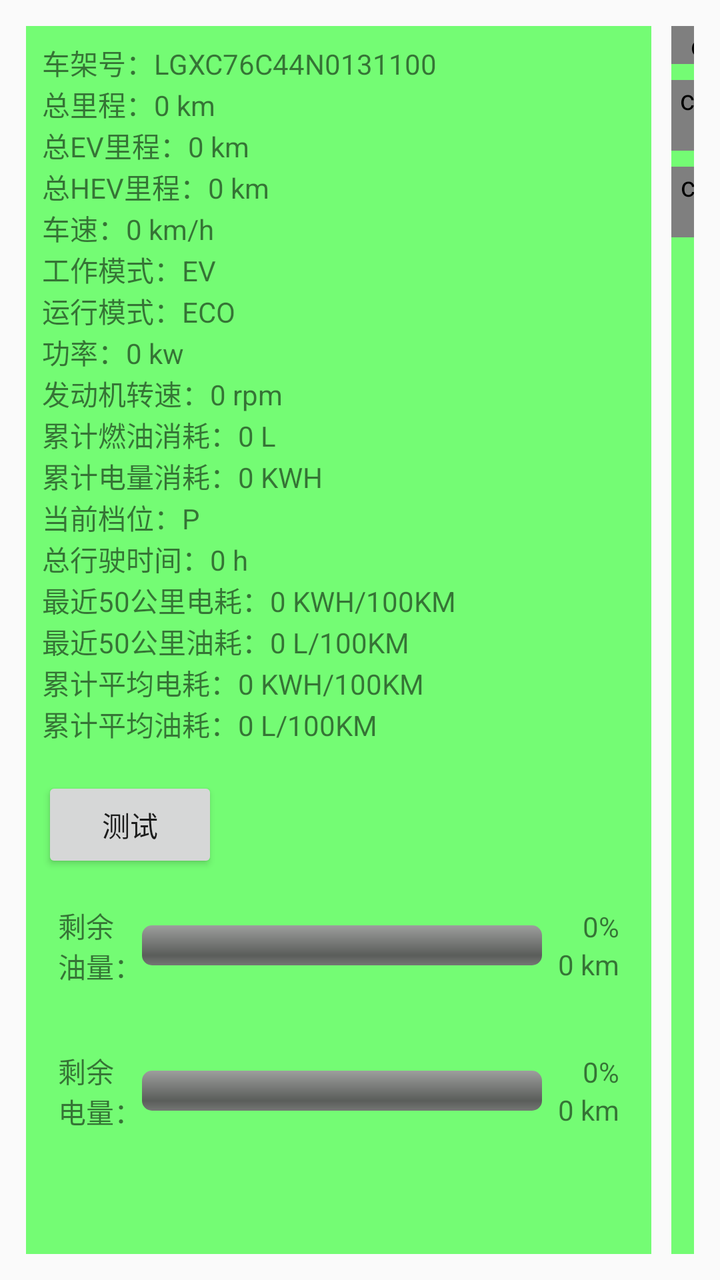
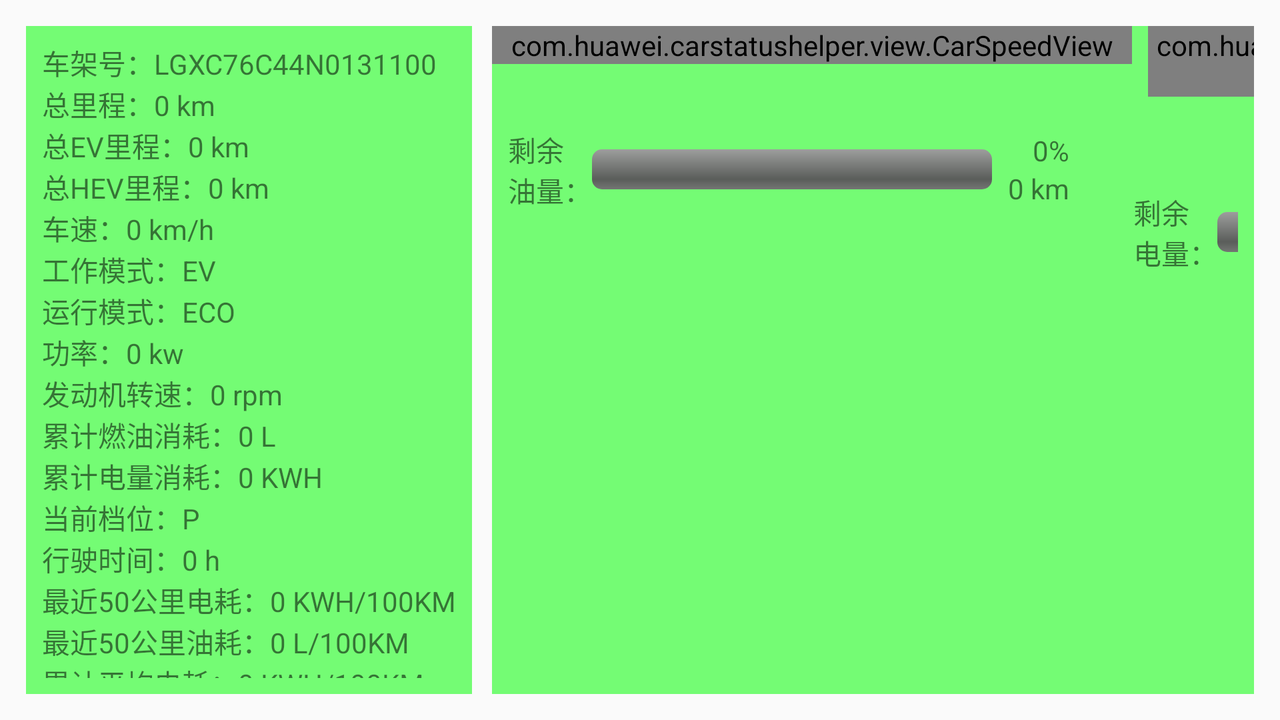

One screen, two layout resources from the same app: the default and the repository's alternative for another configuration. Each is rendered where Android would select it; the XML of both is given below.
<!-- AndroidManifest.xml: application theme AppTheme -->
<!-- res/layout/activity_main.xml -->
<?xml version="1.0" encoding="utf-8"?>
<LinearLayout xmlns:android="http://schemas.android.com/apk/res/android"
    xmlns:tools="http://schemas.android.com/tools"
    android:layout_width="match_parent"
    android:layout_height="match_parent"
    android:orientation="horizontal"
    android:padding="8dp"
    tools:context=".MainActivity">

    <LinearLayout
        android:layout_width="wrap_content"
        android:layout_height="match_parent"
        android:layout_margin="5dp"
        android:background="#80f0"
        android:orientation="vertical"
        android:paddingStart="8dp"
        android:paddingTop="8dp"
        android:paddingEnd="8dp"
        android:paddingBottom="8dp">

        <LinearLayout
            android:layout_width="wrap_content"
            android:layout_height="wrap_content">

            <TextView
                android:layout_width="wrap_content"
                android:layout_height="wrap_content"
                android:text="车架号：" />

            <TextView
                android:id="@+id/text_tv"
                android:layout_width="wrap_content"
                android:layout_height="wrap_content"
                android:text="00000000000000000"
                tools:text="LGXC76C44N0131100" />
        </LinearLayout>

        <LinearLayout
            android:layout_width="wrap_content"
            android:layout_height="wrap_content">

            <TextView
                android:layout_width="wrap_content"
                android:layout_height="wrap_content"
                android:text="总里程：" />

            <TextView
                android:id="@+id/total_mileage_tv"
                android:layout_width="wrap_content"
                android:layout_height="wrap_content"
                android:text="0 km" />

        </LinearLayout>

        <LinearLayout
            android:layout_width="wrap_content"
            android:layout_height="wrap_content">

            <TextView
                android:layout_width="wrap_content"
                android:layout_height="wrap_content"
                android:text="总EV里程：" />

            <TextView
                android:id="@+id/total_ev_mileage_tv"
                android:layout_width="wrap_content"
                android:layout_height="wrap_content"
                android:text="0 km" />

        </LinearLayout>

        <LinearLayout
            android:layout_width="wrap_content"
            android:layout_height="wrap_content">

            <TextView
                android:layout_width="wrap_content"
                android:layout_height="wrap_content"
                android:text="总HEV里程：" />

            <TextView
                android:id="@+id/total_hev_mileage_tv"
                android:layout_width="wrap_content"
                android:layout_height="wrap_content"
                android:text="0 km" />

        </LinearLayout>

        <LinearLayout
            android:layout_width="wrap_content"
            android:layout_height="wrap_content">

            <TextView
                android:layout_width="wrap_content"
                android:layout_height="wrap_content"
                android:text="车速：" />

            <TextView
                android:id="@+id/car_speed_tv"
                android:layout_width="wrap_content"
                android:layout_height="wrap_content"
                android:text="0 km/h" />

        </LinearLayout>

        <LinearLayout
            android:layout_width="wrap_content"
            android:layout_height="wrap_content">

            <TextView
                android:layout_width="wrap_content"
                android:layout_height="wrap_content"
                android:text="工作模式：" />

            <TextView
                android:id="@+id/energy_mode_tv"
                android:layout_width="wrap_content"
                android:layout_height="wrap_content"
                tools:text="EV" />

        </LinearLayout>

        <LinearLayout
            android:layout_width="wrap_content"
            android:layout_height="wrap_content">

            <TextView
                android:layout_width="wrap_content"
                android:layout_height="wrap_content"
                android:text="运行模式：" />

            <TextView
                android:id="@+id/operation_mode_tv"
                android:layout_width="wrap_content"
                android:layout_height="wrap_content"
                tools:text="ECO" />

        </LinearLayout>

        <LinearLayout
            android:layout_width="wrap_content"
            android:layout_height="wrap_content">

            <TextView
                android:layout_width="wrap_content"
                android:layout_height="wrap_content"
                android:text="功率：" />

            <TextView
                android:id="@+id/engine_power_tv"
                android:layout_width="wrap_content"
                android:layout_height="wrap_content"
                android:text="0 kw" />

        </LinearLayout>

        <LinearLayout
            android:layout_width="wrap_content"
            android:layout_height="wrap_content">

            <TextView
                android:layout_width="wrap_content"
                android:layout_height="wrap_content"
                android:text="发动机转速：" />

            <TextView
                android:id="@+id/engine_speed_tv"
                android:layout_width="wrap_content"
                android:layout_height="wrap_content"
                android:text="0 rpm" />

        </LinearLayout>

        <LinearLayout
            android:layout_width="wrap_content"
            android:layout_height="wrap_content">

            <TextView
                android:layout_width="wrap_content"
                android:layout_height="wrap_content"
                android:text="累计燃油消耗：" />

            <TextView
                android:id="@+id/total_fuel_cost_tv"
                android:layout_width="wrap_content"
                android:layout_height="wrap_content"
                android:text="0 L" />

        </LinearLayout>

        <LinearLayout
            android:layout_width="wrap_content"
            android:layout_height="wrap_content">

            <TextView
                android:layout_width="wrap_content"
                android:layout_height="wrap_content"
                android:text="累计电量消耗：" />

            <TextView
                android:id="@+id/total_elec_cost_tv"
                android:layout_width="wrap_content"
                android:layout_height="wrap_content"
                android:text="0 KWH" />

        </LinearLayout>

        <LinearLayout
            android:layout_width="wrap_content"
            android:layout_height="wrap_content">

            <TextView
                android:layout_width="wrap_content"
                android:layout_height="wrap_content"
                android:text="当前档位：" />

            <TextView
                android:id="@+id/current_gearbox_level_tv"
                android:layout_width="wrap_content"
                android:layout_height="wrap_content"
                android:text="P" />

        </LinearLayout>

        <LinearLayout
            android:layout_width="wrap_content"
            android:layout_height="wrap_content">

            <TextView
                android:layout_width="wrap_content"
                android:layout_height="wrap_content"
                android:text="总行驶时间：" />

            <TextView
                android:id="@+id/driving_time_tv"
                android:layout_width="wrap_content"
                android:layout_height="wrap_content"
                android:text="0 h" />

        </LinearLayout>

        <LinearLayout
            android:layout_width="wrap_content"
            android:layout_height="wrap_content">

            <TextView
                android:layout_width="wrap_content"
                android:layout_height="wrap_content"
                android:text="最近50公里电耗：" />

            <TextView
                android:id="@+id/last_elec_con_phm_tv"
                android:layout_width="wrap_content"
                android:layout_height="wrap_content"
                android:text="0 KWH/100KM" />

        </LinearLayout>

        <LinearLayout
            android:layout_width="wrap_content"
            android:layout_height="wrap_content">

            <TextView
                android:layout_width="wrap_content"
                android:layout_height="wrap_content"
                android:text="最近50公里油耗：" />

            <TextView
                android:id="@+id/last_fuel_con_phm_tv"
                android:layout_width="wrap_content"
                android:layout_height="wrap_content"
                android:text="0 L/100KM" />

        </LinearLayout>

        <LinearLayout
            android:layout_width="wrap_content"
            android:layout_height="wrap_content">

            <TextView
                android:layout_width="wrap_content"
                android:layout_height="wrap_content"
                android:text="累计平均电耗：" />

            <TextView
                android:id="@+id/total_elec_con_phm_tv"
                android:layout_width="wrap_content"
                android:layout_height="wrap_content"
                android:text="0" />

            <TextView
                android:layout_width="wrap_content"
                android:layout_height="wrap_content"
                android:text=" KWH/100KM" />
        </LinearLayout>

        <LinearLayout
            android:layout_width="wrap_content"
            android:layout_height="wrap_content">

            <TextView
                android:layout_width="wrap_content"
                android:layout_height="wrap_content"
                android:text="累计平均油耗：" />

            <TextView
                android:id="@+id/total_fuel_con_phm_tv"
                android:layout_width="wrap_content"
                android:layout_height="wrap_content"
                android:text="0" />

            <TextView
                android:layout_width="wrap_content"
                android:layout_height="wrap_content"
                android:text=" L/100KM" />
        </LinearLayout>

        <Button
            android:id="@+id/test_btn"
            android:layout_width="wrap_content"
            android:layout_height="wrap_content"
            android:layout_marginTop="16dp"
            android:text="测试"
            android:visibility="gone"
            tools:visibility="visible" />

        <LinearLayout
            android:id="@+id/total_fuel_elec_ll"
            android:layout_width="wrap_content"
            android:layout_height="wrap_content"
            android:layout_marginTop="8dp"
            android:orientation="vertical"
            android:padding="8dp">

            <LinearLayout
                android:layout_width="wrap_content"
                android:layout_height="wrap_content"
                android:gravity="center_vertical">

                <TextView
                    android:layout_width="wrap_content"
                    android:layout_height="wrap_content"
                    android:text="剩余\n油量：" />

                <ProgressBar
                    android:id="@+id/fuel_percent_pb"
                    style="@android:style/Widget.ProgressBar.Horizontal"
                    android:layout_width="200dp"
                    android:layout_height="wrap_content" />

                <LinearLayout
                    android:layout_width="wrap_content"
                    android:layout_height="wrap_content"
                    android:layout_marginStart="8dp"
                    android:gravity="end"
                    android:orientation="vertical">

                    <TextView
                        android:id="@+id/fuel_pb_tv"
                        android:layout_width="wrap_content"
                        android:layout_height="wrap_content"
                        android:layout_marginStart="8dp"
                        android:text="0%" />

                    <TextView
                        android:id="@+id/fuel_mileage_tv"
                        android:layout_width="wrap_content"
                        android:layout_height="wrap_content"
                        android:text="0 km" />
                </LinearLayout>

            </LinearLayout>

            <LinearLayout
                android:layout_width="wrap_content"
                android:layout_height="wrap_content"
                android:layout_marginTop="32dp"
                android:gravity="center_vertical">

                <TextView
                    android:layout_width="wrap_content"
                    android:layout_height="wrap_content"
                    android:text="剩余\n电量：" />

                <ProgressBar
                    android:id="@+id/elec_percent_pb"
                    style="@android:style/Widget.ProgressBar.Horizontal"
                    android:layout_width="200dp"
                    android:layout_height="wrap_content" />

                <LinearLayout
                    android:layout_width="wrap_content"
                    android:layout_height="wrap_content"
                    android:layout_marginStart="8dp"
                    android:gravity="end"
                    android:orientation="vertical">

                    <TextView
                        android:id="@+id/elec_pb_tv"
                        android:layout_width="wrap_content"
                        android:layout_height="wrap_content"
                        android:layout_marginStart="8dp"
                        android:gravity="end"
                        android:text="0%" />

                    <TextView
                        android:id="@+id/power_mileage_tv"
                        android:layout_width="wrap_content"
                        android:layout_height="wrap_content"
                        android:text="0 km" />
                </LinearLayout>

            </LinearLayout>
        </LinearLayout>

    </LinearLayout>

    <LinearLayout
        android:layout_width="match_parent"
        android:layout_height="match_parent"
        android:layout_margin="5dp"
        android:background="#80f0"
        android:orientation="vertical">

        <com.huawei.carstatushelper.view.CarSpeedView
            android:id="@+id/car_speed_csv"
            android:layout_width="320dp"
            android:layout_height="wrap_content" />

        <com.huawei.carstatushelper.view.EnginePowerView
            android:id="@+id/engine_power_epv"
            android:layout_width="320dp"
            android:layout_height="wrap_content"
            android:layout_marginTop="8dp" />

        <com.huawei.carstatushelper.view.EngineSpeedView
            android:id="@+id/engine_speed_esv"
            android:layout_width="320dp"
            android:layout_height="wrap_content"
            android:layout_marginTop="8dp" />

    </LinearLayout>

</LinearLayout>
<!-- resources referenced by this layout -->
<resources>
  <style name="AppTheme" parent="Theme.AppCompat.Light.DarkActionBar">
          
          <item name="colorPrimary">@color/purple_500</item>
          <item name="colorPrimaryDark">@color/purple_700</item>
          <item name="colorAccent">@color/white</item>
      </style>
  <color name="purple_500">#FF6200EE</color>
  <color name="purple_700">#FF3700B3</color>
  <color name="white">#FFFFFFFF</color>
</resources>
<!-- res/layout-land/activity_main.xml (the repository's variant of the layout above) -->
<!-- drawn on the phone turned sideways -->
<?xml version="1.0" encoding="utf-8"?>
<LinearLayout xmlns:android="http://schemas.android.com/apk/res/android"
    xmlns:tools="http://schemas.android.com/tools"
    android:layout_width="match_parent"
    android:layout_height="match_parent"
    android:orientation="horizontal"
    android:padding="8dp"
    tools:context=".MainActivity">

    <LinearLayout
        android:layout_width="wrap_content"
        android:layout_height="match_parent"
        android:layout_margin="5dp"
        android:background="#80f0"
        android:orientation="vertical"
        android:paddingStart="8dp"
        android:paddingTop="8dp"
        android:paddingEnd="8dp"
        android:paddingBottom="8dp">

        <LinearLayout
            android:layout_width="wrap_content"
            android:layout_height="wrap_content">

            <TextView
                android:layout_width="wrap_content"
                android:layout_height="wrap_content"
                android:text="车架号：" />

            <TextView
                android:id="@+id/text_tv"
                android:layout_width="wrap_content"
                android:layout_height="wrap_content"
                android:text="00000000000000000"
                tools:text="LGXC76C44N0131100" />
        </LinearLayout>

        <LinearLayout
            android:layout_width="wrap_content"
            android:layout_height="wrap_content">

            <TextView
                android:layout_width="wrap_content"
                android:layout_height="wrap_content"
                android:text="总里程：" />

            <TextView
                android:id="@+id/total_mileage_tv"
                android:layout_width="wrap_content"
                android:layout_height="wrap_content"
                android:text="0 km" />

        </LinearLayout>

        <LinearLayout
            android:layout_width="wrap_content"
            android:layout_height="wrap_content">

            <TextView
                android:layout_width="wrap_content"
                android:layout_height="wrap_content"
                android:text="总EV里程：" />

            <TextView
                android:id="@+id/total_ev_mileage_tv"
                android:layout_width="wrap_content"
                android:layout_height="wrap_content"
                android:text="0 km" />

        </LinearLayout>

        <LinearLayout
            android:layout_width="wrap_content"
            android:layout_height="wrap_content">

            <TextView
                android:layout_width="wrap_content"
                android:layout_height="wrap_content"
                android:text="总HEV里程：" />

            <TextView
                android:id="@+id/total_hev_mileage_tv"
                android:layout_width="wrap_content"
                android:layout_height="wrap_content"
                android:text="0 km" />

        </LinearLayout>

        <LinearLayout
            android:layout_width="wrap_content"
            android:layout_height="wrap_content">

            <TextView
                android:layout_width="wrap_content"
                android:layout_height="wrap_content"
                android:text="车速：" />

            <TextView
                android:id="@+id/car_speed_tv"
                android:layout_width="wrap_content"
                android:layout_height="wrap_content"
                android:text="0 km/h" />

        </LinearLayout>

        <LinearLayout
            android:layout_width="wrap_content"
            android:layout_height="wrap_content">

            <TextView
                android:layout_width="wrap_content"
                android:layout_height="wrap_content"
                android:text="工作模式：" />

            <TextView
                android:id="@+id/energy_mode_tv"
                android:layout_width="wrap_content"
                android:layout_height="wrap_content"
                tools:text="EV" />

        </LinearLayout>

        <LinearLayout
            android:layout_width="wrap_content"
            android:layout_height="wrap_content">

            <TextView
                android:layout_width="wrap_content"
                android:layout_height="wrap_content"
                android:text="运行模式：" />

            <TextView
                android:id="@+id/operation_mode_tv"
                android:layout_width="wrap_content"
                android:layout_height="wrap_content"
                tools:text="ECO" />

        </LinearLayout>

        <LinearLayout
            android:layout_width="wrap_content"
            android:layout_height="wrap_content">

            <TextView
                android:layout_width="wrap_content"
                android:layout_height="wrap_content"
                android:text="功率：" />

            <TextView
                android:id="@+id/engine_power_tv"
                android:layout_width="wrap_content"
                android:layout_height="wrap_content"
                android:text="0 kw" />

        </LinearLayout>

        <LinearLayout
            android:layout_width="wrap_content"
            android:layout_height="wrap_content">

            <TextView
                android:layout_width="wrap_content"
                android:layout_height="wrap_content"
                android:text="发动机转速：" />

            <TextView
                android:id="@+id/engine_speed_tv"
                android:layout_width="wrap_content"
                android:layout_height="wrap_content"
                android:text="0 rpm" />

        </LinearLayout>

        <LinearLayout
            android:layout_width="wrap_content"
            android:layout_height="wrap_content">

            <TextView
                android:layout_width="wrap_content"
                android:layout_height="wrap_content"
                android:text="累计燃油消耗：" />

            <TextView
                android:id="@+id/total_fuel_cost_tv"
                android:layout_width="wrap_content"
                android:layout_height="wrap_content"
                android:text="0 L" />

        </LinearLayout>

        <LinearLayout
            android:layout_width="wrap_content"
            android:layout_height="wrap_content">

            <TextView
                android:layout_width="wrap_content"
                android:layout_height="wrap_content"
                android:text="累计电量消耗：" />

            <TextView
                android:id="@+id/total_elec_cost_tv"
                android:layout_width="wrap_content"
                android:layout_height="wrap_content"
                android:text="0 KWH" />

        </LinearLayout>

        <LinearLayout
            android:layout_width="wrap_content"
            android:layout_height="wrap_content">

            <TextView
                android:layout_width="wrap_content"
                android:layout_height="wrap_content"
                android:text="当前档位：" />

            <TextView
                android:id="@+id/current_gearbox_level_tv"
                android:layout_width="wrap_content"
                android:layout_height="wrap_content"
                android:text="P" />

        </LinearLayout>

        <LinearLayout
            android:layout_width="wrap_content"
            android:layout_height="wrap_content">

            <TextView
                android:layout_width="wrap_content"
                android:layout_height="wrap_content"
                android:text="行驶时间：" />

            <TextView
                android:id="@+id/driving_time_tv"
                android:layout_width="wrap_content"
                android:layout_height="wrap_content"
                android:text="0 h" />

        </LinearLayout>

        <LinearLayout
            android:layout_width="wrap_content"
            android:layout_height="wrap_content">

            <TextView
                android:layout_width="wrap_content"
                android:layout_height="wrap_content"
                android:text="最近50公里电耗：" />

            <TextView
                android:id="@+id/last_elec_con_phm_tv"
                android:layout_width="wrap_content"
                android:layout_height="wrap_content"
                android:text="0 KWH/100KM" />

        </LinearLayout>

        <LinearLayout
            android:layout_width="wrap_content"
            android:layout_height="wrap_content">

            <TextView
                android:layout_width="wrap_content"
                android:layout_height="wrap_content"
                android:text="最近50公里油耗：" />

            <TextView
                android:id="@+id/last_fuel_con_phm_tv"
                android:layout_width="wrap_content"
                android:layout_height="wrap_content"
                android:text="0 L/100KM" />

        </LinearLayout>

        <LinearLayout
            android:layout_width="wrap_content"
            android:layout_height="wrap_content">

            <TextView
                android:layout_width="wrap_content"
                android:layout_height="wrap_content"
                android:text="累计平均电耗：" />

            <TextView
                android:id="@+id/total_elec_con_phm_tv"
                android:layout_width="wrap_content"
                android:layout_height="wrap_content"
                android:text="0" />

            <TextView
                android:layout_width="wrap_content"
                android:layout_height="wrap_content"
                android:text=" KWH/100KM" />

        </LinearLayout>

        <LinearLayout
            android:layout_width="wrap_content"
            android:layout_height="wrap_content">

            <TextView
                android:layout_width="wrap_content"
                android:layout_height="wrap_content"
                android:text="累计平均油耗：" />

            <TextView
                android:id="@+id/total_fuel_con_phm_tv"
                android:layout_width="wrap_content"
                android:layout_height="wrap_content"
                android:text="0" />

            <TextView
                android:layout_width="wrap_content"
                android:layout_height="wrap_content"
                android:text=" L/100KM" />

        </LinearLayout>

        <Button
            android:id="@+id/test_btn"
            android:layout_width="wrap_content"
            android:layout_height="wrap_content"
            android:layout_marginTop="16dp"
            android:text="测试"
            tools:visibility="visible"
            android:visibility="gone" />
    </LinearLayout>

    <LinearLayout
        android:layout_width="match_parent"
        android:layout_height="match_parent"
        android:layout_margin="5dp"
        android:background="#80f0"
        android:orientation="vertical">

        <LinearLayout
            android:layout_width="wrap_content"
            android:layout_height="wrap_content">

            <com.huawei.carstatushelper.view.CarSpeedView
                android:id="@+id/car_speed_csv"
                android:layout_width="320dp"
                android:layout_height="wrap_content" />

            <com.huawei.carstatushelper.view.EnginePowerView
                android:id="@+id/engine_power_epv"
                android:layout_width="320dp"
                android:layout_height="wrap_content"
                android:layout_marginStart="8dp" />

            <com.huawei.carstatushelper.view.EngineSpeedView
                android:id="@+id/engine_speed_esv"
                android:layout_width="320dp"
                android:layout_height="wrap_content"
                android:layout_marginStart="8dp" />
        </LinearLayout>


        <LinearLayout
            android:id="@+id/total_fuel_elec_ll"
            android:layout_width="wrap_content"
            android:layout_height="wrap_content"
            android:layout_marginTop="8dp"
            android:orientation="horizontal"
            android:padding="8dp">

            <LinearLayout
                android:layout_width="wrap_content"
                android:layout_height="wrap_content"
                android:gravity="center_vertical">

                <TextView
                    android:layout_width="wrap_content"
                    android:layout_height="wrap_content"
                    android:text="剩余\n油量：" />

                <ProgressBar
                    android:id="@+id/fuel_percent_pb"
                    style="@android:style/Widget.ProgressBar.Horizontal"
                    android:layout_width="200dp"
                    android:layout_height="wrap_content" />

                <LinearLayout
                    android:layout_width="wrap_content"
                    android:layout_height="wrap_content"
                    android:layout_marginStart="8dp"
                    android:gravity="end"
                    android:orientation="vertical">

                    <TextView
                        android:id="@+id/fuel_pb_tv"
                        android:layout_width="wrap_content"
                        android:layout_height="wrap_content"
                        android:layout_marginStart="8dp"
                        android:text="0%" />

                    <TextView
                        android:id="@+id/fuel_mileage_tv"
                        android:layout_width="wrap_content"
                        android:layout_height="wrap_content"
                        android:text="0 km" />
                </LinearLayout>

            </LinearLayout>

            <LinearLayout
                android:layout_width="wrap_content"
                android:layout_height="wrap_content"
                android:layout_marginStart="32dp"
                android:gravity="center_vertical">

                <TextView
                    android:layout_width="wrap_content"
                    android:layout_height="wrap_content"
                    android:text="剩余\n电量：" />

                <ProgressBar
                    android:id="@+id/elec_percent_pb"
                    style="@android:style/Widget.ProgressBar.Horizontal"
                    android:layout_width="200dp"
                    android:layout_height="wrap_content" />

                <LinearLayout
                    android:layout_width="wrap_content"
                    android:layout_height="wrap_content"
                    android:layout_marginStart="8dp"
                    android:gravity="end"
                    android:orientation="vertical">

                    <TextView
                        android:id="@+id/elec_pb_tv"
                        android:layout_width="wrap_content"
                        android:layout_height="wrap_content"
                        android:layout_marginStart="8dp"
                        android:gravity="end"
                        android:text="0%" />

                    <TextView
                        android:id="@+id/power_mileage_tv"
                        android:layout_width="wrap_content"
                        android:layout_height="wrap_content"
                        android:text="0 km" />
                </LinearLayout>

            </LinearLayout>
        </LinearLayout>

    </LinearLayout>

</LinearLayout>
